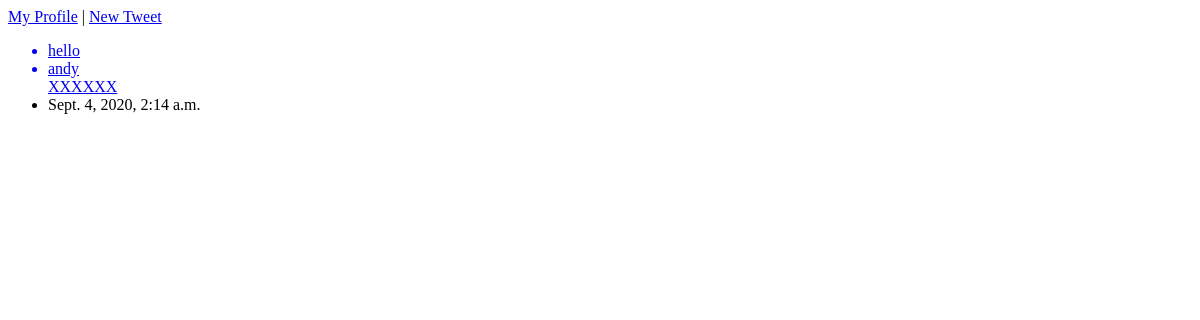
/ (signed in), run on an earlier commit of the app's database.
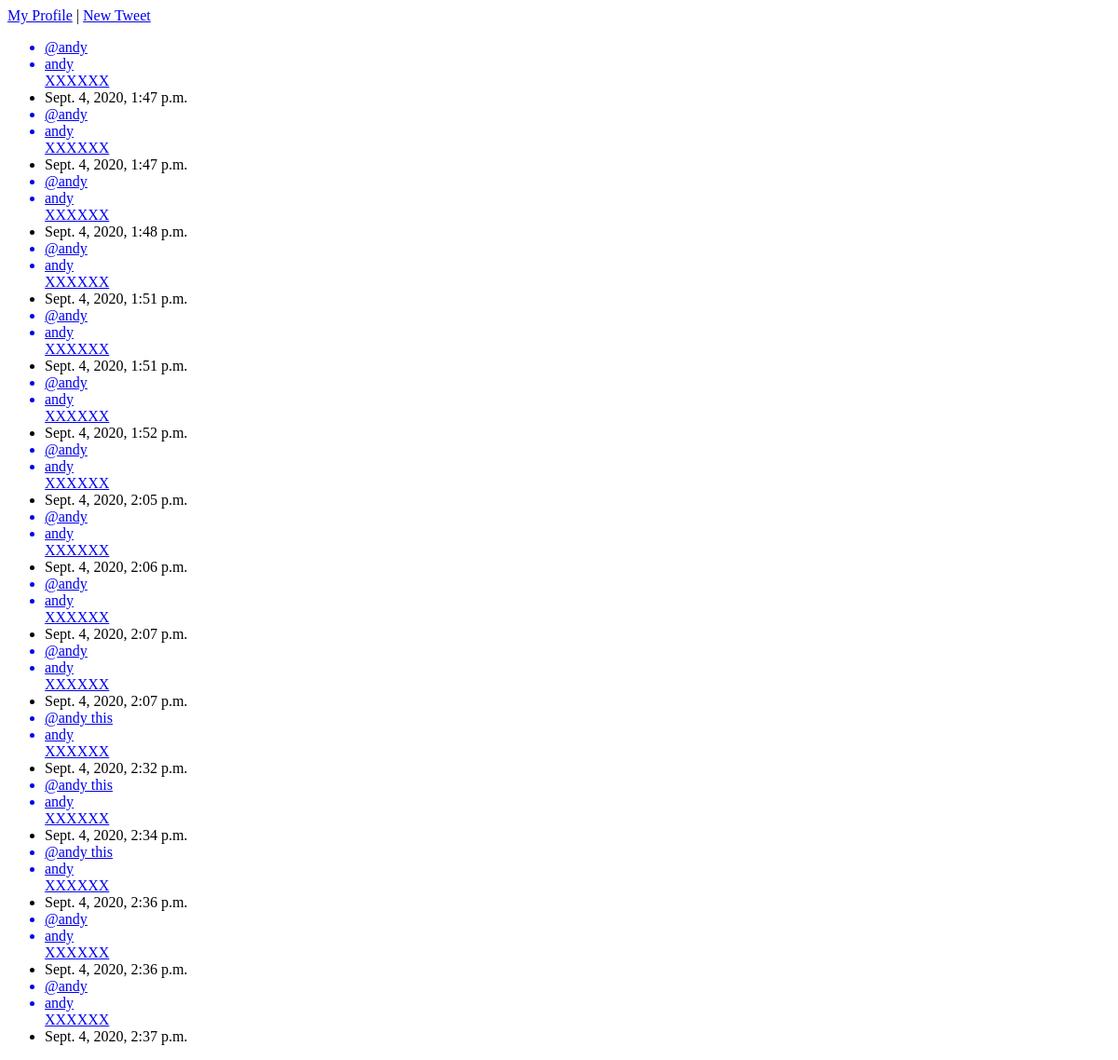
And on a later commit of the database.
### tweet/models.py (models this page shows, shortened)
class Tweet(models.Model):
    body = models.TextField(max_length=140)
    time_stamp = models.DateTimeField(default=timezone.now)
    author = models.ForeignKey(CustomUser, on_delete=models.CASCADE)

### twitteruser/models.py (models this page shows)
class CustomUser(AbstractUser):
    bio = models.TextField(max_length=240, null=True, blank=True)
    age = models.IntegerField(null=True, blank=True)
    location = models.TextField(max_length=180, null=True, blank=True)
    birthday = models.DateField(null=True, blank=True)
    following = models.ManyToManyField("self", related_name='following')
    def __str__(self):
        return self.username

### twitteruser/views.py (the view)
# urls.py: path('', userviews.index, name='home'),
@login_required
def index(request):
    current_user = CustomUser.objects.get(username=request.user)
    tweets = Tweet.objects.filter(author__in=current_user.following.all()) | Tweet.objects.filter(author=current_user)
    return render(request, 'index.html', {'tweets': tweets, 'current_user': current_user})

### templates/index.html
<a href="profile/{{current_user.id}}">My Profile</a> | <a href="newtweet/">New Tweet</a>
<ul>
{% for tweet in tweets %}
<a href="tweet/{{tweet.id}}"><li>{{tweet.body}}</li></a>
<a href="following/{{tweet.author.id}}"><li>{{tweet.author}}</li></a>
<a href="unfollow/{{tweet.author.id}}">XXXXXX</a>
<li>{{tweet.time_stamp}}</li>
{% endfor %}
</ul>

What changed in the data, as far as the page shows it:
now on this page (row edited): Tweet: body "@andy", author "andy", time_stamp "Sept. 4, 2020, 1:47 p.m."
changed Tweet (number 2 of 15 on the later page): body "hello" → "@andy"; time_stamp "Sept. 4, 2020, 2:14 a.m." → "Sept. 4, 2020, 1:47 p.m."
added Tweet: body "@andy", author "andy", time_stamp "Sept. 4, 2020, 1:48 p.m."
added Tweet: body "@andy", author "andy", time_stamp "Sept. 4, 2020, 1:51 p.m."
added Tweet: body "@andy", author "andy", time_stamp "Sept. 4, 2020, 1:51 p.m."
added Tweet: body "@andy", author "andy", time_stamp "Sept. 4, 2020, 1:52 p.m."
added Tweet: body "@andy", author "andy", time_stamp "Sept. 4, 2020, 2:05 p.m."
added Tweet: body "@andy", author "andy", time_stamp "Sept. 4, 2020, 2:06 p.m."
added Tweet: body "@andy", author "andy", time_stamp "Sept. 4, 2020, 2:07 p.m."
added Tweet: body "@andy", author "andy", time_stamp "Sept. 4, 2020, 2:07 p.m."
added Tweet: body "@andy this", author "andy", time_stamp "Sept. 4, 2020, 2:32 p.m."
added Tweet: body "@andy this", author "andy", time_stamp "Sept. 4, 2020, 2:34 p.m."
added Tweet: body "@andy this", author "andy", time_stamp "Sept. 4, 2020, 2:36 p.m."
added Tweet: body "@andy", author "andy", time_stamp "Sept. 4, 2020, 2:36 p.m."
added Tweet: body "@andy", author "andy", time_stamp "Sept. 4, 2020, 2:37 p.m."
